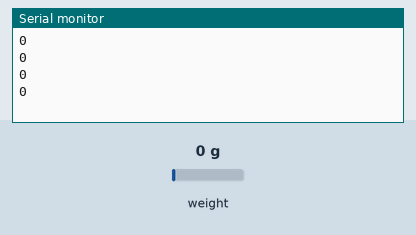
Bench run of a sketch on a simulated ESP32. On the bench: the last lines printed to the serial monitor. Inputs (shaded band) come from the test bench; at power-on: weight on the scale 0 g.

Above: at 1.2 s.
1.3 s: weight on the scale set to 100 g
At 1.51 s:
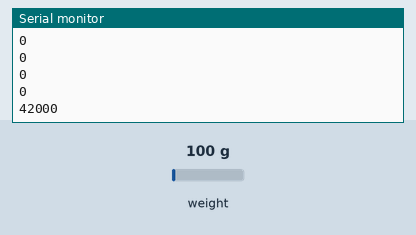
2.8 s: weight on the scale set to 1250 g
At 3.01 s:
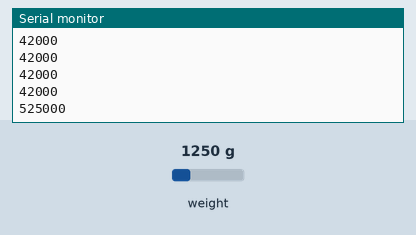
Timing chart, 0 to 5.8 s (numbered marks = the images above; inputs shaded):
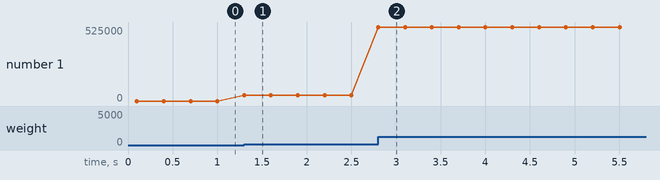

The sketch:

LoadCell_Calibration_V2.ino
```cpp
#include "HX711.h"
HX711 scale;

void setup() {
  Serial.begin(115200);
  scale.begin(23, 18);   // DT = G23, SCK = G18
}

void loop() {
  if (scale.is_ready()) {
    Serial.println(scale.read());
  } else {
    Serial.println("HX711 not found");
  }
  delay(200);
}
```

Measured:
- after the input at 1.3 s, the serial monitor: prints a new line at once (image 1)
- after the input at 2.8 s, the serial monitor: prints a new line at once (image 2)
- plotted number 1: 0 → 42000 after the input at 1.3 s, 42000 → 525000 after the input at 2.8 s
